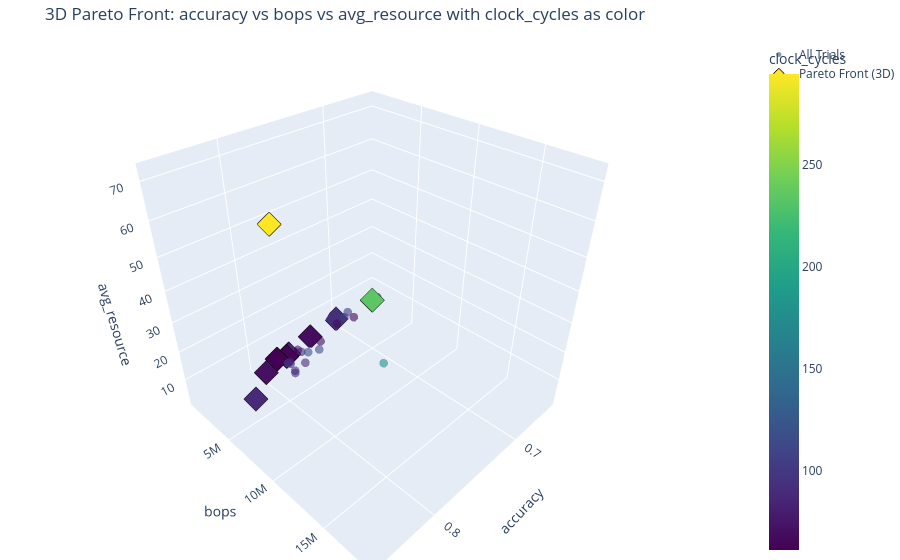

The code cell stored with this chart in its notebook:
### Markdown cell above
## Analyze the results

### Code cell
print("\n" + "="*50)
print("ANALYZING RESULTS")
print("="*50)

# Get results as DataFrame
results_df = searcher.get_results_dataframe()

# Display basic statistics
print("\nResults Summary:")
print(f"Total trials completed: {len(results_df)}")
print(f"Best accuracy achieved: {results_df['accuracy'].max():.4f}")
print(f"Lowest BOPs: {results_df['bops'].min()}")

print("\nResults DataFrame:")
print(results_df.head())


print("\n" + "="*50)
print("VISUALIZING RESULTS")
print("="*50)

if not results_df.empty:
    # Generate and display the 2D Pareto front plots
    print("\n--- Generating 2D Pareto Fronts ---")
    plot_pareto_fronts(results_df, OBJECTIVE_INFO, save_dir=searcher.results_dir)

    # Generate and display the 3D Pareto front plot if enough objectives exist
    if len(OBJECTIVE_NAMES) >= 4:
        print("\n--- Generating 3D Pareto Front Heatmap ---")
        plot_3d_pareto_front_heatmap(results_df, OBJECTIVE_INFO[:4], save_dir=searcher.results_dir)
    else:
        print("\nSkipping 3D plot: At least 4 objectives are required.")
        
    print(f"\nAll plots saved to: {searcher.results_dir}")
else:
    print("No results to plot.")

### Figure 1 — Plotly figure (JSON) as saved in the notebook; plotly's stock layout.template omitted (floating-point values rounded to 4 significant figures)
{"data": [{"hoverinfo": "text+x+y+z", "marker": {"color": [117.5, 294.5, 60.91, 89.21, 88.9, 89.24, 84.24, 107.0, 118.4, 76.74, 74.61, 74.61, 83.82, 76.74, 64.21, 118.0, 237.3, 104.5, 105.3, 84.94, 87.91, 81.97, 178.9, 101.1, 61.46, 66.58, 105.3, 89.48, 106.4, 86.36], "colorbar": {"title": {"text": "clock_cycles"}}, "colorscale": [[0, "#440154"], [0.1111, "#482878"], [0.2222, "#3e4989"], [0.3333, "#31688e"], [0.4444, "#26828e"], [0.5556, "#1f9e89"], [0.6667, "#35b779"], [0.7778, "#6ece58"], [0.8889, "#b5de2b"], [1, "#fde725"]], "opacity": 0.6, "size": 5}, "mode": "markers", "name": "All Trials", "text": ["Trial 0", "Trial 1", "Trial 2", "Trial 3", "Trial 4", "Trial 5", "Trial 6", "Trial 7", "Trial 8", "Trial 9", "Trial 10", "Trial 11", "Trial 12", "Trial 13", "Trial 14", "Trial 15", "Trial 16", "Trial 17", "Trial 18", "Trial 19", "Trial 20", "Trial 21", "Trial 22", "Trial 23", "Trial 24", "Trial 25", "Trial 26", "Trial 27", "Trial 28", "Trial 29"], "type": "scatter3d", "x": [0.7662, 0.8444, 0.7708, 0.7932, 0.782, 0.6506, 0.7632, 0.7666, 0.7994, 0.7584, 0.77, 0.7802, 0.7768, 0.7716, 0.7506, 0.7782, 0.856, 0.696, 0.7012, 0.8026, 0.766, 0.7368, 0.7484, 0.8382, 0.6976, 0.707, 0.6852, 0.798, 0.6994, 0.779], "y": [5171000.0, 10330000.0, 2584000.0, 5167000.0, 5167000.0, 1293000.0, 2584000.0, 1573000.0, 5167000.0, 1573000.0, 1293000.0, 1293000.0, 2602000.0, 1573000.0, 3703000.0, 5167000.0, 18560000.0, 646600.0, 646600.0, 2584000.0, 1190000.0, 874800.0, 10330000.0, 5761000.0, 2584000.0, 1345000.0, 646600.0, 5761000.0, 1573000.0, 2938000.0], "z": [13.43, 72.05, 7.695, 11.03, 11.67, 5.04, 5.995, 5.542, 15.08, 3.505, 3.527, 3.527, 4.822, 3.505, 10.13, 14.82, 72.13, 3.635, 3.405, 5.987, 2.51, 3.11, 16.81, 12.07, 7.445, 3.873, 3.405, 12.64, 5.717, 5.35]}, {"hoverinfo": "text+x+y+z", "marker": {"color": [294.5, 74.61, 76.74, 237.3, 105.3, 84.94, 87.91, 81.97, 101.1], "colorscale": [[0, "#440154"], [0.1111, "#482878"], [0.2222, "#3e4989"], [0.3333, "#31688e"], [0.4444, "#26828e"], [0.5556, "#1f9e89"], [0.6667, "#35b779"], [0.7778, "#6ece58"], [0.8889, "#b5de2b"], [1, "#fde725"]], "line": {"color": "black", "width": 1}, "size": 8, "symbol": "diamond"}, "mode": "markers", "name": "Pareto Front (3D)", "text": ["Trial 1", "Trial 11", "Trial 13", "Trial 16", "Trial 18", "Trial 19", "Trial 20", "Trial 21", "Trial 23"], "type": "scatter3d", "x": [0.8444, 0.7802, 0.7716, 0.856, 0.7012, 0.8026, 0.766, 0.7368, 0.8382], "y": [10330000.0, 1293000.0, 1573000.0, 18560000.0, 646600.0, 2584000.0, 1190000.0, 874800.0, 5761000.0], "z": [72.05, 3.527, 3.505, 72.13, 3.405, 5.987, 2.51, 3.11, 12.07]}], "layout": {"margin": {"b": 0, "l": 0, "r": 0, "t": 40}, "scene": {"xaxis": {"title": {"text": "accuracy"}}, "yaxis": {"title": {"text": "bops"}}, "zaxis": {"title": {"text": "avg_resource"}}}, "title": {"text": "3D Pareto Front: accuracy vs bops vs avg_resource with clock_cycles as color"}}}
